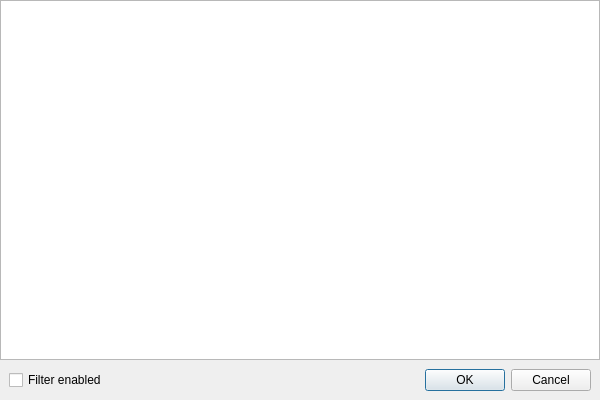
<?xml version="1.0" encoding="UTF-8"?>
<ui version="4.0">
 <class>LanguageFilterDialog</class>
 <widget class="QDialog" name="LanguageFilterDialog">
  <property name="geometry">
   <rect>
    <x>0</x>
    <y>0</y>
    <width>600</width>
    <height>400</height>
   </rect>
  </property>
  <property name="windowTitle">
   <string>Language filter settings</string>
  </property>
  <layout class="QVBoxLayout">
   <property name="spacing">
    <number>0</number>
   </property>
   <property name="leftMargin">
    <number>0</number>
   </property>
   <property name="topMargin">
    <number>0</number>
   </property>
   <property name="rightMargin">
    <number>0</number>
   </property>
   <property name="bottomMargin">
    <number>0</number>
   </property>
   <item>
    <widget class="QTableView" name="view">
     <property name="contextMenuPolicy">
      <enum>Qt::ContextMenuPolicy::CustomContextMenu</enum>
     </property>
     <property name="verticalScrollBarPolicy">
      <enum>Qt::ScrollBarPolicy::ScrollBarAlwaysOff</enum>
     </property>
     <property name="horizontalScrollBarPolicy">
      <enum>Qt::ScrollBarPolicy::ScrollBarAlwaysOff</enum>
     </property>
     <attribute name="horizontalHeaderStretchLastSection">
      <bool>true</bool>
     </attribute>
    </widget>
   </item>
   <item>
    <layout class="QHBoxLayout" name="_2">
     <property name="leftMargin">
      <number>9</number>
     </property>
     <property name="topMargin">
      <number>9</number>
     </property>
     <property name="rightMargin">
      <number>9</number>
     </property>
     <property name="bottomMargin">
      <number>9</number>
     </property>
     <item>
      <widget class="QCheckBox" name="checkBoxFilterEnabled">
       <property name="text">
        <string>Filter enabled</string>
       </property>
      </widget>
     </item>
     <item>
      <widget class="QDialogButtonBox" name="buttons">
       <property name="standardButtons">
        <set>QDialogButtonBox::StandardButton::Cancel|QDialogButtonBox::StandardButton::Ok</set>
       </property>
      </widget>
     </item>
    </layout>
   </item>
  </layout>
  <action name="actionLanguageCheckAll">
   <property name="text">
    <string>Check all</string>
   </property>
   <property name="menuRole">
    <enum>QAction::MenuRole::NoRole</enum>
   </property>
  </action>
  <action name="actionLanguageUncheckAll">
   <property name="text">
    <string>Uncheck all</string>
   </property>
   <property name="menuRole">
    <enum>QAction::MenuRole::NoRole</enum>
   </property>
  </action>
  <action name="actionLanguageInvertChecks">
   <property name="text">
    <string>Invert checks</string>
   </property>
   <property name="menuRole">
    <enum>QAction::MenuRole::NoRole</enum>
   </property>
  </action>
 </widget>
 <layoutdefault spacing="6" margin="11"/>
 <resources/>
 <connections>
  <connection>
   <sender>buttons</sender>
   <signal>rejected()</signal>
   <receiver>LanguageFilterDialog</receiver>
   <slot>reject()</slot>
   <hints>
    <hint type="sourcelabel">
     <x>299</x>
     <y>378</y>
    </hint>
    <hint type="destinationlabel">
     <x>299</x>
     <y>199</y>
    </hint>
   </hints>
  </connection>
  <connection>
   <sender>buttons</sender>
   <signal>accepted()</signal>
   <receiver>LanguageFilterDialog</receiver>
   <slot>accept()</slot>
   <hints>
    <hint type="sourcelabel">
     <x>299</x>
     <y>378</y>
    </hint>
    <hint type="destinationlabel">
     <x>299</x>
     <y>199</y>
    </hint>
   </hints>
  </connection>
 </connections>
</ui>
